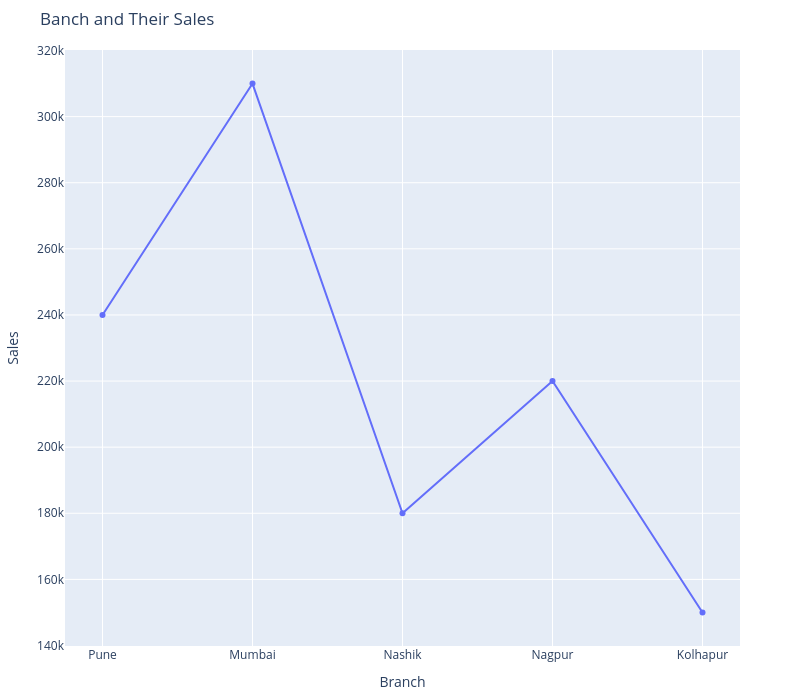

Write notebook code for a chart like this one.
### Code cell
df1 = pd.DataFrame({
    "Branch": ["Pune", "Mumbai", "Nashik", "Nagpur", "Kolhapur"],
    "Sales": [240000, 310000, 180000, 220000, 150000]
})

fig = go.Figure()

fig.add_trace(
    go.Scatter(
        x=df1["Branch"],
        y=df1["Sales"]
    )
)

fig.update_layout(
    title="Banch and Their Sales",
    width=800,
    height=700,
    xaxis_title="Branch",
    yaxis_title="Sales",
    margin=dict(
        l=50,
        r=60,
        t=50,
        b=50
    )
)

fig.show()

### Figure 1 — Plotly figure (JSON) as saved in the notebook; plotly's stock layout.template omitted (floating-point values rounded to 4 significant figures)
{"data": [{"type": "scatter", "x": ["Pune", "Mumbai", "Nashik", "Nagpur", "Kolhapur"], "y": [240000, 310000, 180000, 220000, 150000]}], "layout": {"height": 700, "margin": {"b": 50, "l": 50, "r": 60, "t": 50}, "title": {"text": "Banch and Their Sales"}, "width": 800, "xaxis": {"title": {"text": "Branch"}}, "yaxis": {"title": {"text": "Sales"}}}}
